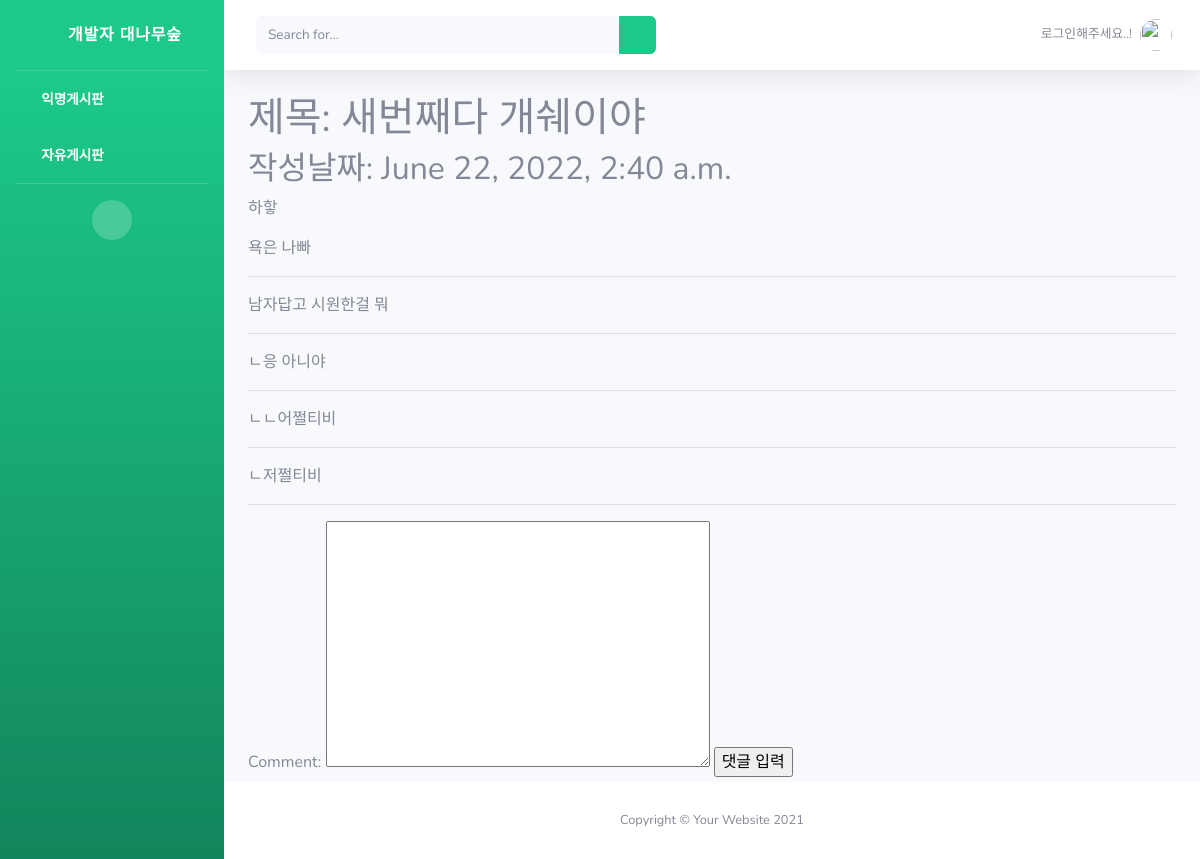
/detail/3, run on the app's committed database.
### snsapp/models.py (models this page shows, shortened)
class Post(models.Model):
    title = models.CharField(max_length=200)
    body = models.TextField()
    date = models.DateTimeField(auto_now_add=True)

class Comment(models.Model):
    comment = models.TextField(null=True)
    date = models.DateTimeField(auto_now_add=True)
    post = models.ForeignKey(Post, null=True, blank=True, on_delete=models.CASCADE)
    def __str__(self):
        return self.comment

### snsapp/views.py (the view)
# urls.py: path('detail/<int:post_id>', views.detail, name='detail'),
def detail(request, post_id):
    post_detail = get_object_or_404(Post, pk=post_id)
    comment_form = Commentform()
    return render(request, 'detail.html', {'post_detail': post_detail,'comment_form':comment_form})

### snsapp/forms.py
class Commentform(forms.ModelForm):
    class Meta:
        model = Comment
        fields = ['comment']

### snsapp/templates/detail.html (shortened to what this page needs)
{% extends 'base.html' %}
{% block content %}
<h1>제목: {{ post_detail.title }}</h1>
<h2>작성날짜: {{ post_detail.date }}</h2>
<P>
    {{ post_detail.body }}
</P>
{% for comment in post_detail.comment_set.all %}
    <p>{{ comment }}</p>
    <hr>
{% endfor %}
<form method="POST" action="{% url 'new_comment' post_detail.id %}">
    {{ comment_form }}
    <input type="submit" value="댓글 입력">
</form>
{% endblock %}

### data on the page
Post: title "새번째다 개쉐이야", date "June 22, 2022, 2:40 a.m.", body "하핳"
Comment: comment "욕은 나빠"
Comment: comment "남자답고 시원한걸 뭐"
Comment: comment "ㄴ응 아니야"
Comment: comment "ㄴㄴ어쩔티비"
Comment: comment "ㄴ저쩔티비"
